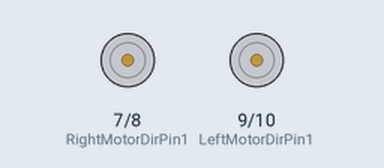
Bench run of a sketch on a simulated Arduino Uno, built with avr-gcc and run on an emulated ATmega328P. Shown: motor-driver pin pairs drawn as motors (green arrow = first pin HIGH = forward, orange = second pin HIGH = backward, longer = more drive, scaled by the enable pin).

Above: at 0.1 s.
At 2.8 s:
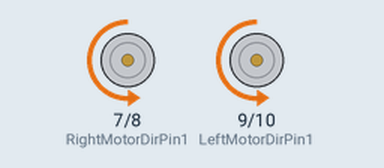
At 5.1 s:
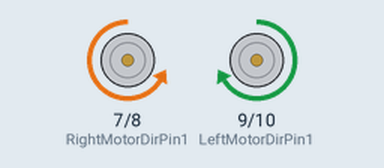
Timing chart, 0 to 7.5 s (numbered marks = the images above):
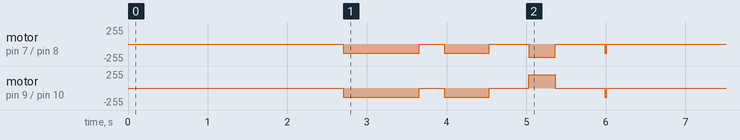

The sketch:

ML_Robot_Tour_Code.ino
```cpp
#define speedPinR 5    //  RIGHT PWM pin connect MODEL-X ENA
#define RightMotorDirPin1  7    //Right Motor direction pin 1 to MODEL-X IN1
#define RightMotorDirPin2  8    //Right Motor direction pin 2 to MODEL-X IN2
#define speedPinL 6    // Left PWM pin connect MODEL-X ENB
#define LeftMotorDirPin1  9    //Left Motor direction pin 1 to MODEL-X IN3
#define LeftMotorDirPin2  10   //Left Motor direction pin 1 to MODEL-X IN4


/*motor control*/
void go_Advance(void)  //Forward
{
  digitalWrite(RightMotorDirPin1,LOW);
  digitalWrite(RightMotorDirPin2,HIGH);
  digitalWrite(LeftMotorDirPin1,LOW);
  digitalWrite(LeftMotorDirPin2,HIGH);
  // analogWrite(speedPinL,100);
  // analogWrite(speedPinR,100);
  set_Motorspeed(140, 140);
}

void go_Left(int t=0)  //Turn left
{
  digitalWrite(RightMotorDirPin1,LOW);
  digitalWrite(RightMotorDirPin2,HIGH);
  digitalWrite(LeftMotorDirPin1,HIGH);
  digitalWrite(LeftMotorDirPin2,LOW);
  analogWrite(speedPinL,200);
  analogWrite(speedPinR,200);
  delay(t);
}
void go_Right(int t=0)  //Turn right
{
  digitalWrite(RightMotorDirPin1,HIGH);
  digitalWrite(RightMotorDirPin2,LOW);
  digitalWrite(LeftMotorDirPin1,LOW);
  digitalWrite(LeftMotorDirPin2,HIGH);
  analogWrite(speedPinL,255);
  analogWrite(speedPinR,255);
  delay(t);
}
void go_Back(int t=0)  //Reverse
{
  digitalWrite(RightMotorDirPin1,HIGH);
  digitalWrite(RightMotorDirPin2,LOW);
  digitalWrite(LeftMotorDirPin1,HIGH);
  digitalWrite(LeftMotorDirPin2,LOW);
  set_Motorspeed(140, 140);
  delay(t);
}
void stop_Stop()    //Stop
{
  digitalWrite(RightMotorDirPin1, LOW);
  digitalWrite(RightMotorDirPin2,LOW);
  digitalWrite(LeftMotorDirPin1,LOW);
  digitalWrite(LeftMotorDirPin2,LOW);
}

void set_Motorspeed(int speed_L,int speed_R)
{
  analogWrite(speedPinL,speed_L);
  analogWrite(speedPinR,speed_R);
}

//Pins initialize
void init_GPIO()
{
  pinMode(RightMotorDirPin1, OUTPUT);
  pinMode(RightMotorDirPin2, OUTPUT);
  pinMode(speedPinL, OUTPUT);

  pinMode(LeftMotorDirPin1, OUTPUT);
  pinMode(LeftMotorDirPin2, OUTPUT);
  pinMode(speedPinR, OUTPUT);
  stop_Stop();
}


// MY OWN METHODS
int forward(double cm) {
  int tempDelay = (cm+0.682)/0.0268;
  go_Advance();
  // delay((cm+0.682)/0.042);
  delay(tempDelay);
  stop_Stop();
  return tempDelay;
}

int backward(double cm) {
  int tempDelay = (cm+0.682)/0.0268;
  go_Back();
  // delay((cm+0.682)/0.042);
  delay(tempDelay);
  stop_Stop();
  return tempDelay;
}

int turn(int direction) {
  int tempDelay = 0;
  if (direction == 0) {
    tempDelay += forward(14.5);
    stop_Stop();
    delay(500);
    tempDelay += 500;
    go_Left();
    delay(327);
    tempDelay += 290;
    // delay(298); // half delay
  } else if (direction == 1) {
    tempDelay += forward(14.5);
    stop_Stop();
    delay(500);
    tempDelay += 500;
    go_Right();
    // delay(285); // half delay
    // delay(298);
    delay(339);
    tempDelay += 300;
  }

  stop_Stop();
  return tempDelay;
}


// math
double forwardTime(double cm) {
  int tempDelay = (cm+0.682)/0.036;
  // delay((cm+0.682)/0.042);
  return tempDelay;
}

double backwardTime(double cm) {
  int tempDelay = (cm+0.682)/0.036;
  return tempDelay;
}

double turnTime(int direction) {
  int tempDelay = 0;
  if (direction == 0) {
    tempDelay += forwardTime(14.5);
    tempDelay += 500;
    tempDelay += 290;
    // delay(298); // half delay
  } else if (direction == 1) {
    tempDelay += forwardTime(14.5);
    tempDelay += 500;
    tempDelay += 300;
  }
  return tempDelay;
}


void flip() {
  go_Left();
  delay(301);
  stop_Stop();
  go_Left();
  delay(301);
  stop_Stop();
  delay(500);
}

void setup() {
  Serial.begin(9600);
  init_GPIO();

  double delayAccum = 2700;
  delay(2700);


  int numInstructions = 14
  ;
  // 1-forward, 2-backward, 3-turn
  // int instructions[] = {1, 1, 1, 1, 2, 2, 3, 1, 1, 1, 3, 1, 3, 3, 3, 2, 2, 2, 2, 2, 2, 2, 2, 2, 2};
  // double arguments[] = {25, 50, 50, 50, 50, 50, 0, 35.5, 50, 50, 0, 35.5, 0, 1, 0, 50, 50, 50, 50, 50, 50, 50, 50, 50, 50};

  int instructions[] = {1,3};
  double arguments[] = {25, 0};


  for (int i = 0; i < numInstructions; i++) {
    switch(instructions[i]) {
      case 1:
        delayAccum += forwardTime(arguments[i]);
        break;
      case 2:
        delayAccum += backwardTime(arguments[i]);
        break;
      case 3:
        delayAccum += turnTime(arguments[i]);
        break;
    }
  }


  double timeLeft = 9000 - delayAccum;
  double delayExtraSegment = timeLeft / numInstructions;


  for (int i = 0; i < numInstructions; i++) {
    switch(instructions[i]) {
      case 1:
        forward(arguments[i]);
        break;
      case 2:
        backward(arguments[i]);
        break;
      case 3:
        turn(arguments[i]);
        break;
    }
    delay(delayExtraSegment);
  }


  // forward(25);
  // forward(50);
  // forward(50);
  // forward(50);
  // backward(50);
  // backward(50);
  // turn(0);
  // forward(35.5);
  // forward(50);
  // forward(50);
  // turn(0);
  // forward(35.5);
  // turn(0);
  // turn(1);
  // turn(0);


  //  14.5 cm less each turn

  stop_Stop();//Stop

}

void loop(){
}
```
